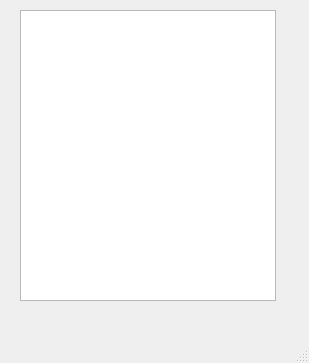
<?xml version="1.0" encoding="UTF-8"?>
<ui version="4.0">
 <class>formPrincipal</class>
 <widget class="QMainWindow" name="formPrincipal">
  <property name="geometry">
   <rect>
    <x>0</x>
    <y>0</y>
    <width>309</width>
    <height>363</height>
   </rect>
  </property>
  <property name="windowTitle">
   <string>MainWindow</string>
  </property>
  <widget class="QWidget" name="centralwidget">
   <widget class="QListView" name="listViewTodos">
    <property name="geometry">
     <rect>
      <x>20</x>
      <y>10</y>
      <width>256</width>
      <height>291</height>
     </rect>
    </property>
   </widget>
  </widget>
  <widget class="QMenuBar" name="menubar">
   <property name="geometry">
    <rect>
     <x>0</x>
     <y>0</y>
     <width>309</width>
     <height>22</height>
    </rect>
   </property>
  </widget>
  <widget class="QStatusBar" name="statusbar"/>
 </widget>
 <resources/>
 <connections/>
</ui>
